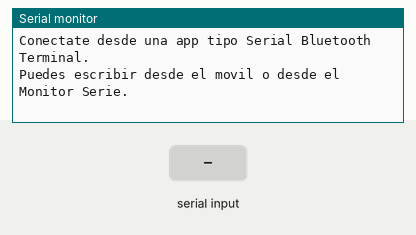
The sketch below on a simulated ESP32. Parts: the last lines printed to the serial monitor. The inputs (shaded band) are chosen by the test bench. Nothing arrives over Bluetooth unless stated.

Above: at 2.2 s.
2.3 s: "1\n" received over Serial
At 3.0 s:
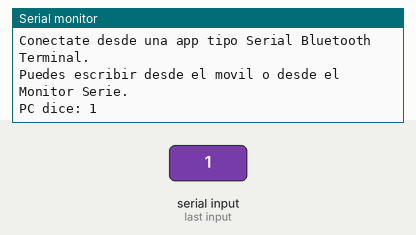
3.8 s: "1\n" received over the second serial link
At 4.1 s:
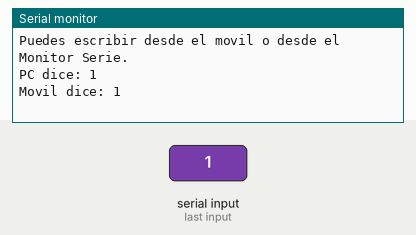
5.3 s: "0\n" received over Serial
At 6.4 s:
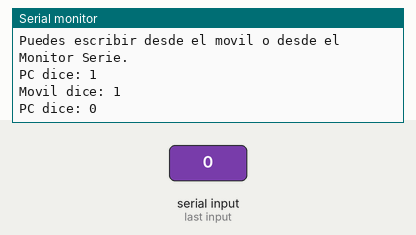
6.8 s: "0\n" received over the second serial link
At 7.6 s:
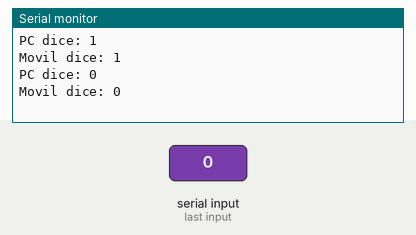

Measured:
- after the input at 2.3 s, the serial monitor: prints a new line at once (image 1)
- after the input at 3.8 s, the serial monitor: prints a new line at once (image 2)
- after the input at 5.3 s, the serial monitor: prints a new line at once (image 3)
- after the input at 6.8 s, the serial monitor: prints a new line at once (image 4)

The sketch:

Tarea5.ino
```cpp
#include "BluetoothSerial.h"

/*
  TAREA 5 - Chat Bluetooth Classic con ESP32

  El ESP32 crea un dispositivo Bluetooth Classic.
  Desde una app de terminal Bluetooth en el móvil se puede conectar
  y enviar mensajes.

  Comunicación:
    Móvil  -> ESP32
    ESP32  -> Móvil

  Además, el Monitor Serie del Arduino IDE también puede enviar
  mensajes al móvil por Bluetooth.
*/

// Objeto que gestiona la comunicación Bluetooth Classic
BluetoothSerial SerialBT;

// Nombre que aparecerá en el móvil
const char* deviceName = "MANOLO_ESP32_BT";

void setup() {
  // Puerto serie USB con el PC
  Serial.begin(115200);
  delay(1000);

  Serial.println();
  Serial.println("Iniciando Bluetooth Classic...");

  // Inicia Bluetooth Classic con el nombre indicado
  if (!SerialBT.begin(deviceName)) {
    Serial.println("Error al iniciar Bluetooth");
    while (1);
  }

  Serial.print("Bluetooth iniciado. Nombre del dispositivo: ");
  Serial.println(deviceName);
  Serial.println("Conectate desde una app tipo Serial Bluetooth Terminal.");
  Serial.println("Puedes escribir desde el movil o desde el Monitor Serie.");
}

void loop() {
  // Si llega un mensaje desde el móvil por Bluetooth
  if (SerialBT.available()) {
    String mensaje = SerialBT.readStringUntil('\n');
    mensaje.trim();

    Serial.print("Movil dice: ");
    Serial.println(mensaje);

    // Respuesta automática al móvil
    SerialBT.print("ESP32 recibido: ");
    SerialBT.println(mensaje);
  }

  // Si escribes algo en el Monitor Serie del Arduino IDE
  if (Serial.available()) {
    String mensajePC = Serial.readStringUntil('\n');
    mensajePC.trim();

    Serial.print("PC dice: ");
    Serial.println(mensajePC);

    // Se manda al móvil por Bluetooth
    SerialBT.print("ESP32/PC dice: ");
    SerialBT.println(mensajePC);
  }
}
```
